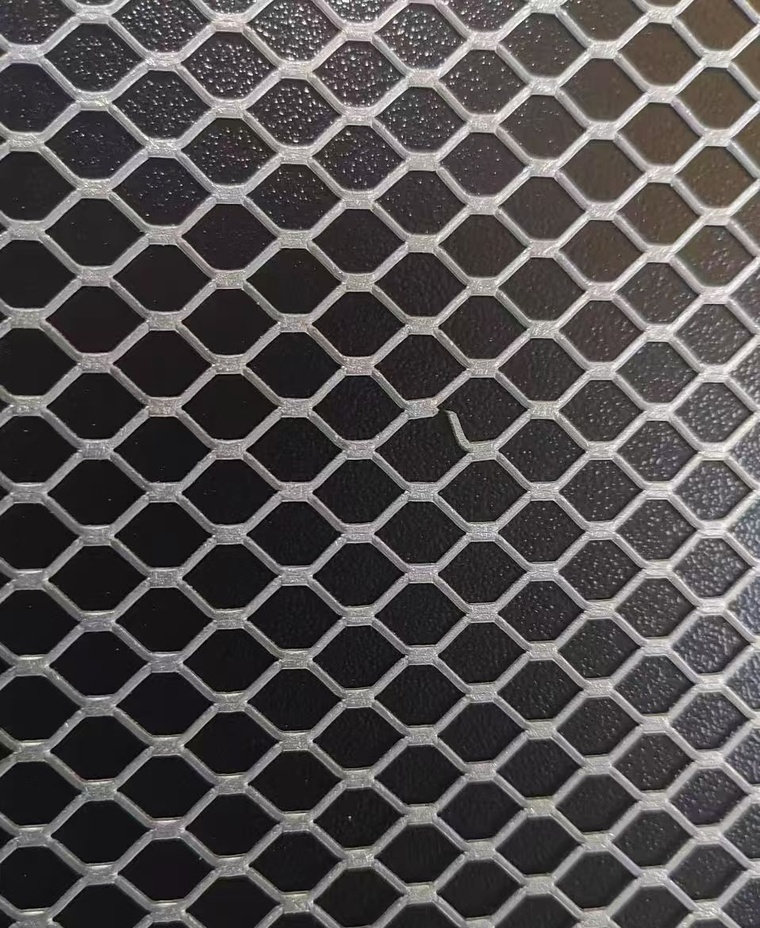
#> input picture 3.jpg, 760 x 928 px, shrunk from 958 x 1169 before the run
$ python origin_code.py
#> lines starting #> are read from the running program, lines starting #| are printed output that depends on the picture; after the words box and inside, x2 and y2 are one past the last pixel; in counts of white or black regions, pixels touching at a corner belong together; long printed decimals are rounded
import cv2
import numpy as np

def preprocess_image(image_path):
#> called with image_path = '3.jpg'
    image = cv2.imread(image_path)
#> image is the input picture: shape (928, 760, 3); mean B, G, R 79.3, 79.1, 82.6
    gray = cv2.cvtColor(image, cv2.COLOR_BGR2GRAY)

    # 使用阈值分割将图像转换为二值图像
    _, binary = cv2.threshold(gray, 127, 255, cv2.THRESH_BINARY_INV)
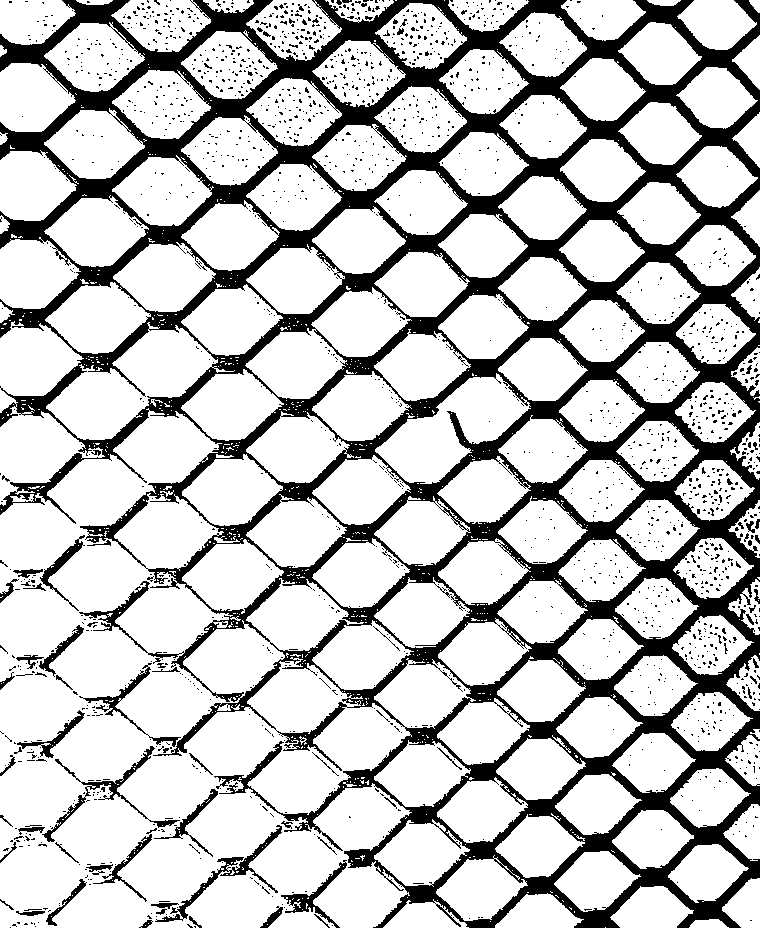
#> binary: shape (928, 760); 76.7% white; 1884 black regions (1812 under 20 px), largest, box (x1, y1, x2, y2) and area: (0, 0, 760, 928) 148465, (155, 825, 282, 922) 1160, (42, 746, 180, 842) 1111

    # 进行连通区域分析
    num_labels, labels, stats, centroids = cv2.connectedComponentsWithStats(binary, connectivity=8)
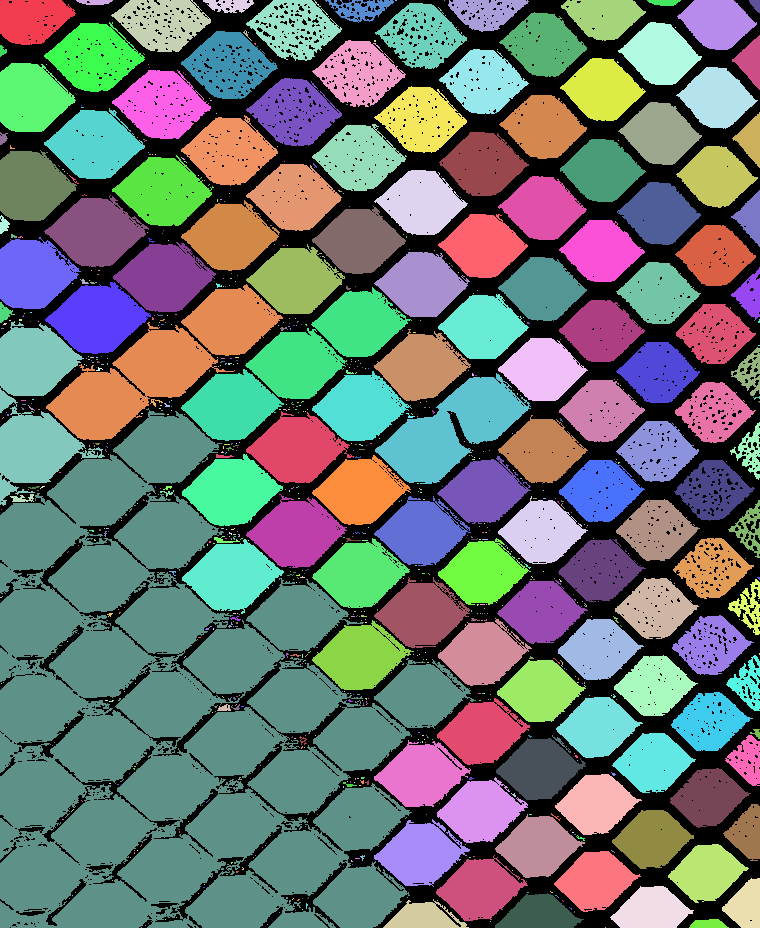
#> labels: shape (928, 760) int32; 814 distinct labels, from 0 to 813; one colour per label, 0 black
#> num_labels = 814; stats = 814 rows, first 6: [0, 0, 760, 928, 164332], [0, 0, 76, 45, 2623], [76, 0, 37, 5, 143], [111, 0, 100, 52, 3325], [203, 0, 51, 13, 441], [246, 0, 96, 61, 3214]; centroids = 814 pairs, first value 1 to 759, second value 0 to 927

    return image, labels, stats

def detect_large_regions(image_path, output_path, threshold_factor=1.5):
    image, labels, stats = preprocess_image(image_path)

    # 计算平均面积
    avg_area = np.mean(stats[1:, cv2.CC_STAT_AREA])  # 排除背景
#> avg_area = 665.4
    area_threshold = avg_area * threshold_factor  # 定义大面积阈值
#> area_threshold = 998.1
    print("Adjusted area threshold:", area_threshold)
#| Adjusted area threshold: 998.059
    print("Average area:", avg_area)
#| Average area: 665.373

    for i in range(1, len(stats)):
        area = stats[i, cv2.CC_STAT_AREA]
        if area > area_threshold:
            x = stats[i, cv2.CC_STAT_LEFT]
            y = stats[i, cv2.CC_STAT_TOP]
            w = stats[i, cv2.CC_STAT_WIDTH]
            h = stats[i, cv2.CC_STAT_HEIGHT]
            area_new = []
            area_new.append(area)


            # 更严格限制检测断裂的判断，确保是显著的断裂部分
            if 200 > w > 100 and h > 100:
                # print(f"w{w}")
                # print(f"h{h}")
                cv2.rectangle(image, (x, y), (x + w, y + h), (0, 0, 255), 2)
                cv2.putText(image, 'Defect', (x, y - 10), cv2.FONT_HERSHEY_SIMPLEX, 0.5, (0, 0, 255), 2)
#> this loop made 813 passes
#> (area, x, y, w, h) on passes 1, 3, 5, 10, 11, 13, 15, 16, 17, 18, 21, 25: (2623, 0, 0, 76, 45), (3325, 111, 0, 100, 52), (3214, 246, 0, 96, 61), (1590, 448, 0, 81, 32), (2335, 561, 0, 85, 41), (2679, 677, 0, 80, 50), (3350, 375, 3, 92, 66), (3456, 499, 12, 88, 65), (4266, 44, 22, 101, 70), (3228, 618, 22, 84, 63), (3802, 181, 31, 97, 68), (3551, 312, 40, 94, 67)
#> (area, x) on pass 330: (3059, 616)
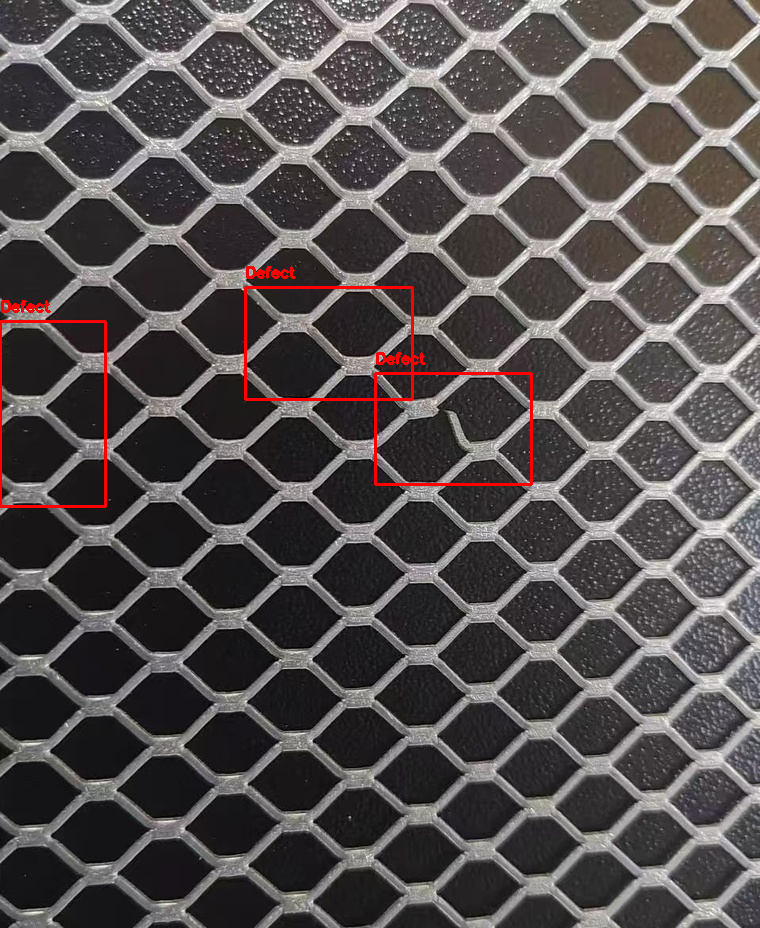
#> image: shape (928, 760, 3); 0.84% of pixels changed, all inside (x1, y1, x2, y2) = (0, 266, 533, 508)

    avg_area_new = np.mean(area_new)
#> avg_area_new = 1427
    print(f"area_average{avg_area_new}")
#| area_average1427.0
    cv2.imwrite(output_path, image)

def main():
    image_path = '3.jpg'  # 输入图像路径
    output_path = 'output.jpg'  # 输出结果图像路径
    detect_large_regions(image_path, output_path)

if __name__ == "__main__":
    main()

$ run again, with 1.jpg copied over 3.jpg
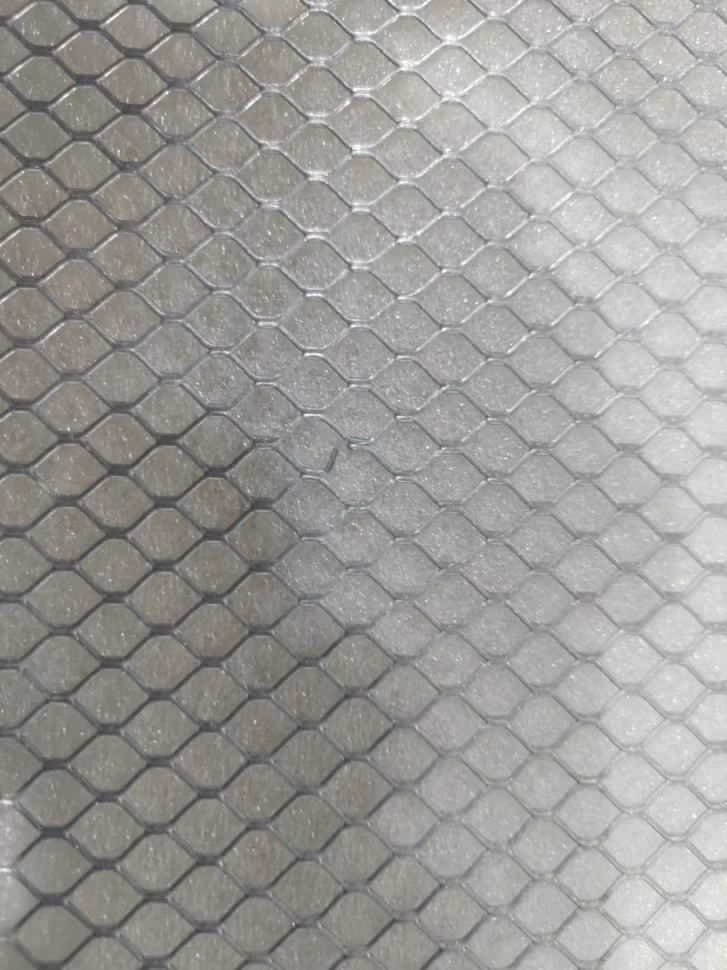
#> input picture 1.jpg, 727 x 970 px, shrunk from 1200 x 1600 before the run
#> in preprocess_image, image is the input picture: shape (970, 727, 3); mean B, G, R 152.4, 155.3, 157.4
#> in preprocess_image, `_, binary = cv2.threshold(gray, 127, 255, cv2.THRESH_BINARY_INV)`:
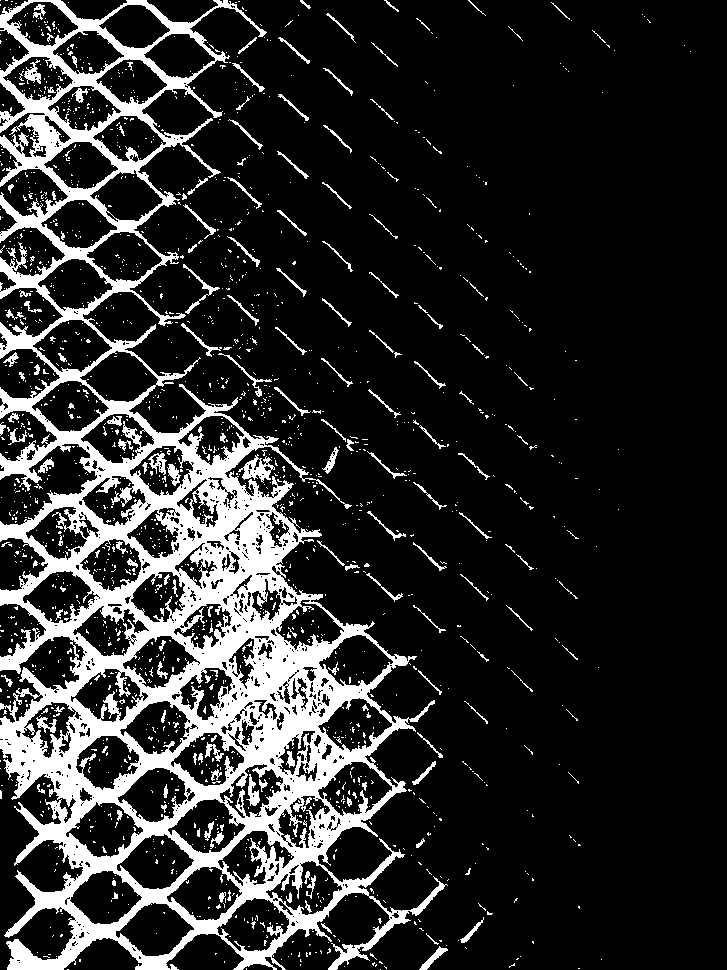
#> binary: shape (970, 727); 17% white; 1783 white regions (1622 under 20 px), largest, box (x1, y1, x2, y2) and area: (0, 0, 448, 970) 103894, (238, 454, 275, 483) 452, (183, 264, 220, 314) 232
#> in preprocess_image, `num_labels, labels, stats, centroids = cv2.connectedComponentsWithStat..`:
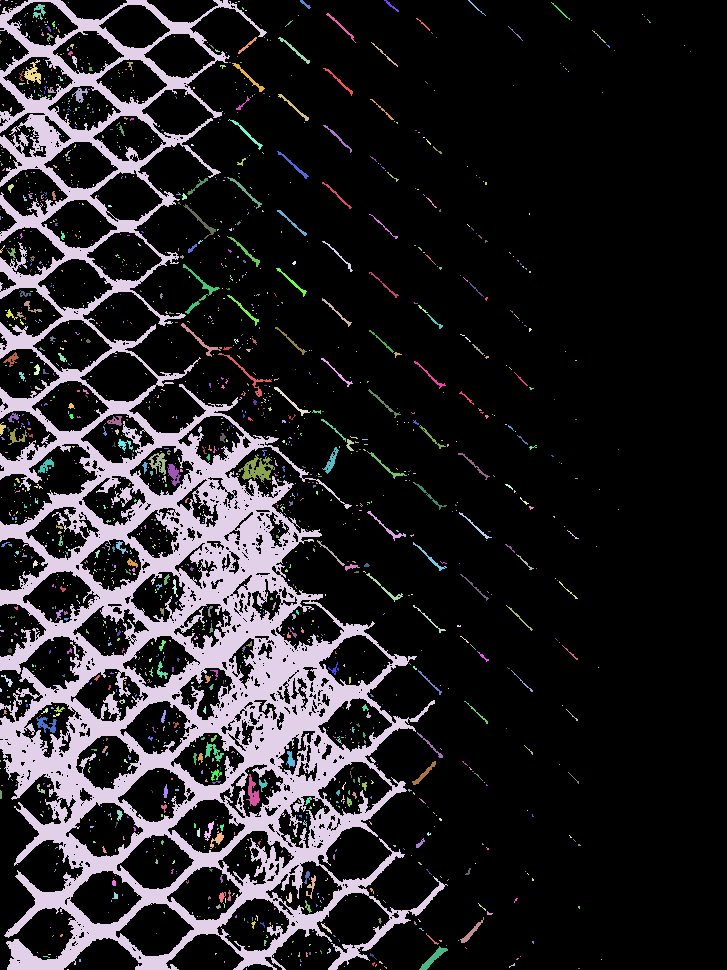
#> labels: shape (970, 727) int32; 1784 distinct labels, from 0 to 1783; one colour per label, 0 black
#> in preprocess_image, `num_labels, labels, stats, centroids = cv2.connectedComponentsWithStat..`: num_labels = 1784; stats = 1784 rows, first 6: [0, 0, 727, 970, 585044], [0, 0, 1, 1, 1], [5, 0, 3, 1, 3], [11, 1, 2, 1, 2], [0, 0, 448, 970, 103894], [238, 1, 2, 1, 2]; centroids = 1784 pairs, first value 0 to 690, second value 0 to 969
#> avg_area = 67.38
#> area_threshold = 101.1
#| Adjusted area threshold: 101.076
#| Average area: 67.384
#> the loop in detect_large_regions, `for i in range(1, len(stats)):` made 1783 passes
#> (area, x, y, w, h) on passes 4, 59, 86, 94, 144, 167, 212, 257: (103894, 0, 0, 448, 970), (107, 278, 37, 32, 27), (196, 24, 59, 17, 25), (130, 232, 63, 33, 29), (107, 72, 88, 16, 15), (102, 278, 94, 31, 27), (115, 228, 119, 35, 31), (105, 277, 151, 32, 28)
#> avg_area_new = 195
#| area_average195.0

$ run again, with 2.jpg copied over 3.jpg
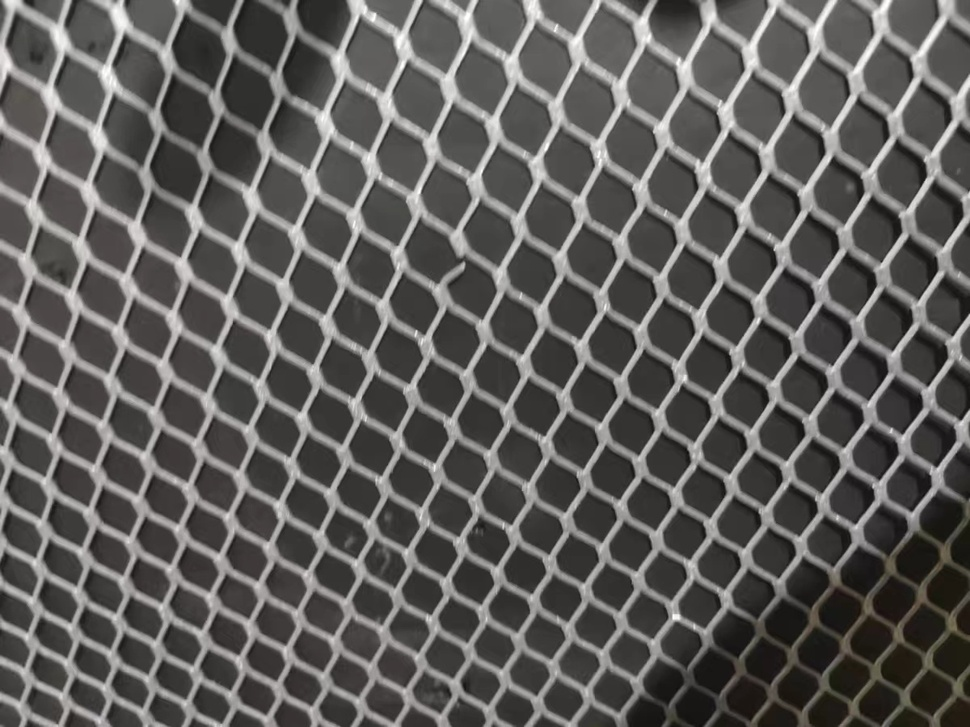
#> input picture 2.jpg, 970 x 727 px, shrunk from 1200 x 900 before the run
#> in preprocess_image, image is the input picture: shape (727, 970, 3); mean B, G, R 91.8, 93.9, 95.4
#> in preprocess_image, `_, binary = cv2.threshold(gray, 127, 255, cv2.THRESH_BINARY_INV)`:
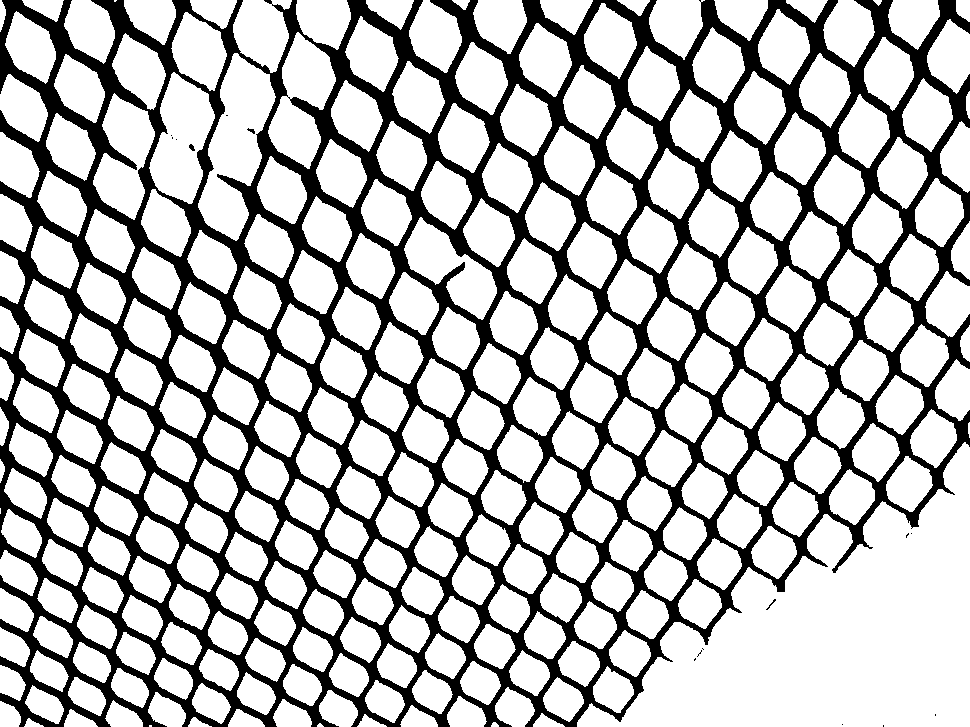
#> binary: shape (727, 970); 73.3% white; 16 black regions (12 under 20 px), largest, box (x1, y1, x2, y2) and area: (0, 0, 970, 727) 188185, (189, 144, 195, 151) 27, (247, 128, 255, 134) 24, (766, 599, 776, 610) 22
#> in preprocess_image, `num_labels, labels, stats, centroids = cv2.connectedComponentsWithStat..`:
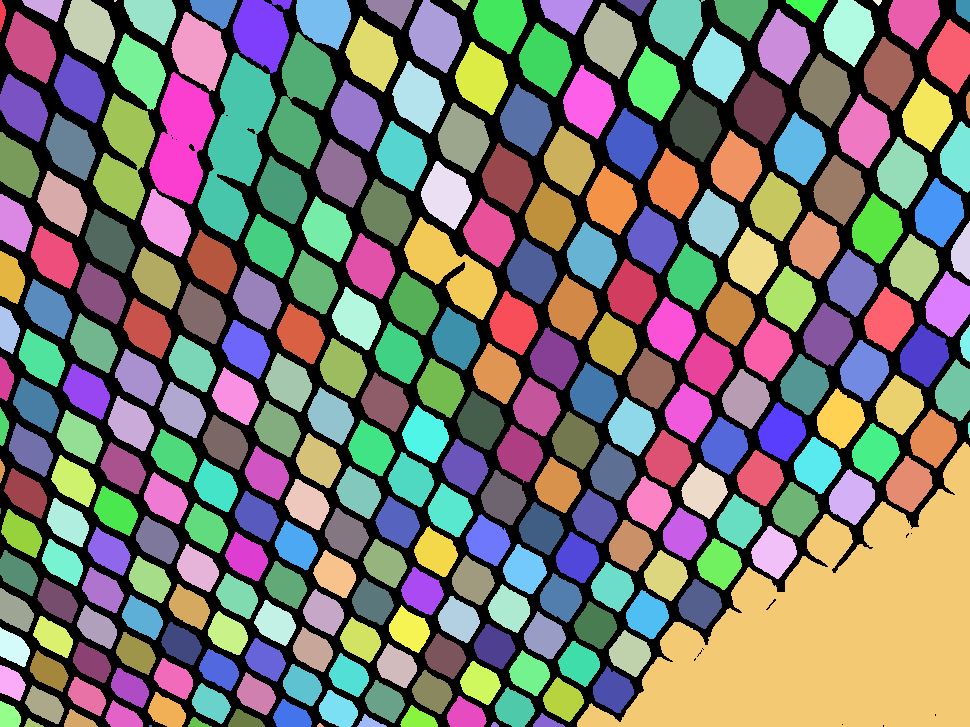
#> labels: shape (727, 970) int32; 291 distinct labels, from 0 to 290; one colour per label, 0 black
#> in preprocess_image, `num_labels, labels, stats, centroids = cv2.connectedComponentsWithStat..`: num_labels = 291; stats = 291 rows, first 6: [0, 0, 970, 727, 188291], [0, 0, 6, 32, 128], [22, 0, 42, 22, 529], [64, 0, 51, 64, 2242], [114, 0, 3, 2, 5], [124, 0, 52, 45, 1593]; centroids = 291 pairs, first value 0 to 968.6, second value 0.4 to 725.5
#> avg_area = 1782.4
#> area_threshold = 2673.6
#| Adjusted area threshold: 2673.616
#| Average area: 1782.410
#> the loop in detect_large_regions, `for i in range(1, len(stats)):` made 290 passes
#> (area, x, y, w, h) on passes 7, 25, 31, 35, 41, 48, 82, 172: (2987, 233, 0, 59, 73), (2816, 171, 12, 56, 79), (5048, 268, 32, 68, 137), (7637, 198, 53, 78, 188), (5346, 149, 72, 66, 132), (4539, 93, 93, 62, 127), (4251, 404, 217, 93, 103), (56202, 577, 442, 393, 285)
#> avg_area_new = 56202
#| area_average56202.0
